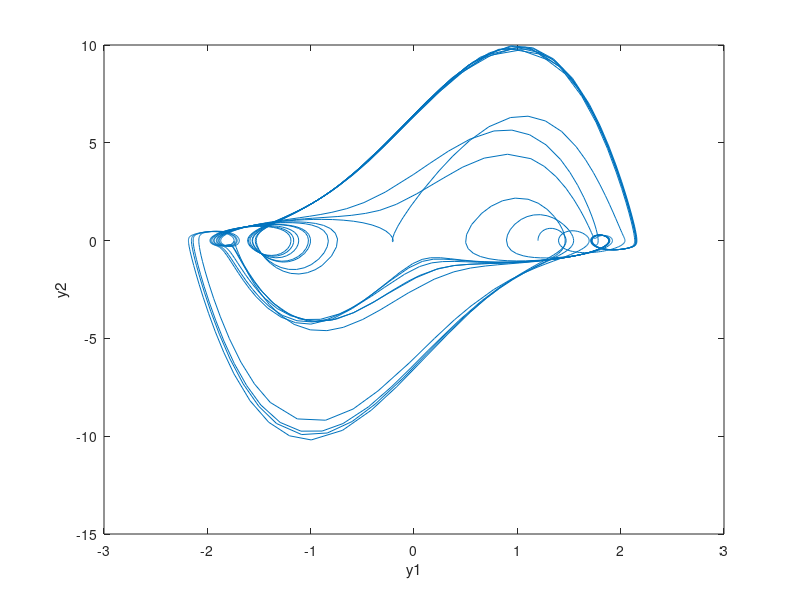

Source code (MATLAB): (Note: this script raises an error after producing the figure.)
function vonerpol
% vonderpole oscilator - ode45
% saeed59tb@gmail.com
[~,y]=ode45(@vdp1,[0 100],[1.2 0]);
 
plot(y(:,1),y(:,2))
xlabel('y1')
ylabel('y2')
figure;subplot 211;plot(y(:,1));subplot 212;plot(y(:,2))
 
function dydt=vdp1(t,y)
epsilon=5;
w=2.466;
f=5;
dydt=[y(2) ; epsilon*(1-y(1)^2)*y(2)-y(1)+f*cos(w*t)];
 